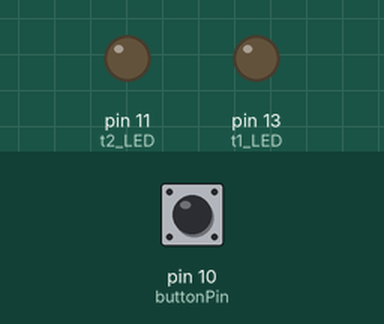
Bench run of a sketch on a simulated Arduino Uno, built with avr-gcc and run on an emulated ATmega328P. Shown: output pins drawn as LEDs (lit = HIGH). The inputs (shaded band) are chosen by the test bench; at power-on: pin 10 (buttonPin) LOW.

Above: at 1.2 s.
1.3 s: pin 10 (buttonPin) pulled HIGH for 1 s
At 2.9 s:
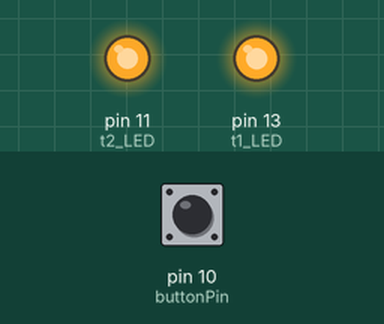
3.8 s: pin 10 (buttonPin) pulled HIGH for 0.15 s
At 3.87 s:
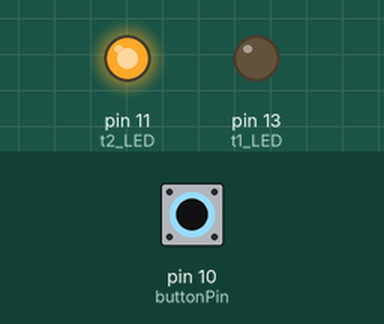
5.4 s: pin 10 (buttonPin) pulled HIGH for 3.2 s
At 9.7 s:
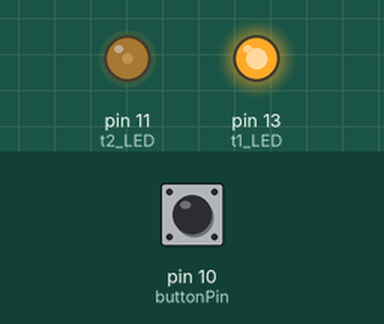
10.1 s: pin 10 (buttonPin) pulled HIGH for 0.15 s
At 10.7 s:
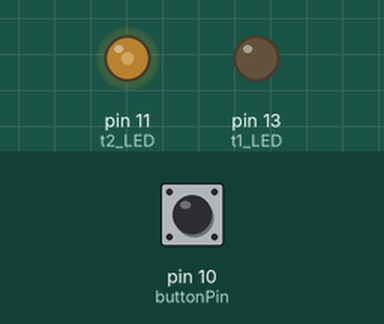
Timing chart, 0 to 12.7 s (numbered marks = the images above; inputs shaded):
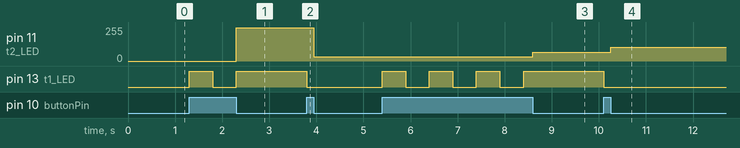

The sketch:

millis_9.ino
```cpp
const int t2_LED=11;
unsigned int t_high = 0;

const int t1_LED=13;
unsigned int on_off = 0;

unsigned long t1_prev=0;
const unsigned long t1_delay=500;

unsigned long t2_prev=0;
const unsigned long t2_delay=4;
const int buttonPin=10;

void setup() {
  pinMode(t1_LED,OUTPUT);
  pinMode(t2_LED,OUTPUT);
  pinMode(buttonPin,INPUT);
}

void loop() {
  int buttonInput=digitalRead(buttonPin);
  if(buttonInput==HIGH){
  unsigned long t1_now=millis();
  if(t1_now-t1_prev >= t1_delay){
    t1_prev = t1_now;

    on_off++;
    if(on_off>1) on_off = 0;
  digitalWrite(t1_LED,on_off);
}
  unsigned long t2_now=millis();
  if(t2_now-t2_prev >= t2_delay){
    t2_prev = t2_now;

    t_high++;
    if(t_high>255) t_high = 0;
  analogWrite(t2_LED,t_high);
}
  }
}
```

Measured:
- after the input at 1.3 s, pin 11 (t2_LED): 0/255 → 250/255 after 1.0 s; pin 13 (t1_LED): LOW → HIGH at once, → LOW 0.50 s later, → HIGH 0.50 s later
- after the input at 3.8 s, pin 11 (t2_LED): 250/255 → 32/255 after 0.15 s; pin 13 (t1_LED): HIGH → LOW at once
- after the input at 5.4 s, pin 11 (t2_LED): 32/255 → 64/255 after 3.2 s; pin 13 (t1_LED): alternates HIGH for 0.50 s and LOW for 0.50 s, 7 changes in all, then stays HIGH, starting at once
- after the input at 10.1 s, pin 11 (t2_LED): 64/255 → 102/255 after 0.15 s; pin 13 (t1_LED): HIGH → LOW at once
